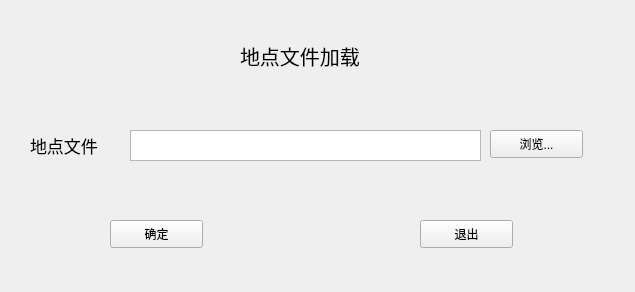
<?xml version="1.0" encoding="UTF-8"?>
<ui version="4.0">
 <class>QtWidgetsLoc</class>
 <widget class="QWidget" name="QtWidgetsLoc">
  <property name="geometry">
   <rect>
    <x>0</x>
    <y>0</y>
    <width>635</width>
    <height>292</height>
   </rect>
  </property>
  <property name="windowTitle">
   <string>文件加载</string>
  </property>
  <widget class="QLabel" name="labelWind">
   <property name="geometry">
    <rect>
     <x>240</x>
     <y>40</y>
     <width>161</width>
     <height>31</height>
    </rect>
   </property>
   <property name="font">
    <font>
     <pointsize>15</pointsize>
    </font>
   </property>
   <property name="text">
    <string>地点文件加载</string>
   </property>
  </widget>
  <widget class="QLabel" name="labelLoc">
   <property name="geometry">
    <rect>
     <x>30</x>
     <y>130</y>
     <width>91</width>
     <height>31</height>
    </rect>
   </property>
   <property name="font">
    <font>
     <pointsize>13</pointsize>
    </font>
   </property>
   <property name="text">
    <string>地点文件</string>
   </property>
  </widget>
  <widget class="QTextEdit" name="textEditLoc">
   <property name="geometry">
    <rect>
     <x>130</x>
     <y>130</y>
     <width>351</width>
     <height>31</height>
    </rect>
   </property>
  </widget>
  <widget class="QPushButton" name="pushButtonLoc">
   <property name="geometry">
    <rect>
     <x>490</x>
     <y>130</y>
     <width>93</width>
     <height>28</height>
    </rect>
   </property>
   <property name="text">
    <string>浏览...</string>
   </property>
  </widget>
  <widget class="QPushButton" name="pushButtonDone">
   <property name="geometry">
    <rect>
     <x>110</x>
     <y>220</y>
     <width>93</width>
     <height>28</height>
    </rect>
   </property>
   <property name="text">
    <string>确定</string>
   </property>
  </widget>
  <widget class="QPushButton" name="pushButtonQuit">
   <property name="geometry">
    <rect>
     <x>420</x>
     <y>220</y>
     <width>93</width>
     <height>28</height>
    </rect>
   </property>
   <property name="text">
    <string>退出</string>
   </property>
  </widget>
  <widget class="QLabel" name="labelHits">
   <property name="geometry">
    <rect>
     <x>40</x>
     <y>260</y>
     <width>561</width>
     <height>21</height>
    </rect>
   </property>
   <property name="text">
    <string/>
   </property>
  </widget>
 </widget>
 <resources/>
 <connections>
  <connection>
   <sender>pushButtonDone</sender>
   <signal>clicked()</signal>
   <receiver>QtWidgetsLoc</receiver>
   <slot>checkFile()</slot>
   <hints>
    <hint type="sourcelabel">
     <x>156</x>
     <y>233</y>
    </hint>
    <hint type="destinationlabel">
     <x>317</x>
     <y>145</y>
    </hint>
   </hints>
  </connection>
  <connection>
   <sender>pushButtonLoc</sender>
   <signal>clicked()</signal>
   <receiver>QtWidgetsLoc</receiver>
   <slot>inputLoc()</slot>
   <hints>
    <hint type="sourcelabel">
     <x>536</x>
     <y>143</y>
    </hint>
    <hint type="destinationlabel">
     <x>317</x>
     <y>145</y>
    </hint>
   </hints>
  </connection>
  <connection>
   <sender>pushButtonQuit</sender>
   <signal>clicked()</signal>
   <receiver>QtWidgetsLoc</receiver>
   <slot>close()</slot>
   <hints>
    <hint type="sourcelabel">
     <x>466</x>
     <y>233</y>
    </hint>
    <hint type="destinationlabel">
     <x>317</x>
     <y>145</y>
    </hint>
   </hints>
  </connection>
 </connections>
 <slots>
  <slot>inputLoc()</slot>
  <slot>checkFile()</slot>
 </slots>
</ui>
